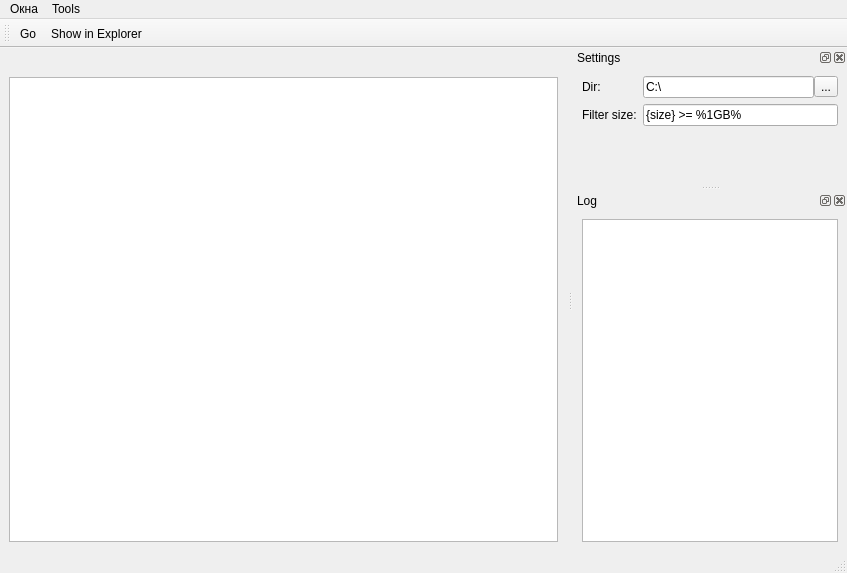
<?xml version="1.0" encoding="UTF-8"?>
<ui version="4.0">
 <class>MainWindow</class>
 <widget class="QMainWindow" name="MainWindow">
  <property name="geometry">
   <rect>
    <x>0</x>
    <y>0</y>
    <width>847</width>
    <height>573</height>
   </rect>
  </property>
  <property name="windowTitle">
   <string>directory-sizes</string>
  </property>
  <widget class="QWidget" name="centralwidget">
   <layout class="QVBoxLayout" name="verticalLayout">
    <item>
     <widget class="QLabel" name="label_root_dir">
      <property name="text">
       <string/>
      </property>
     </widget>
    </item>
    <item>
     <widget class="QTreeView" name="treeView">
      <property name="expandsOnDoubleClick">
       <bool>false</bool>
      </property>
     </widget>
    </item>
   </layout>
  </widget>
  <widget class="QMenuBar" name="menubar">
   <property name="geometry">
    <rect>
     <x>0</x>
     <y>0</y>
     <width>847</width>
     <height>21</height>
    </rect>
   </property>
   <widget class="QMenu" name="menuDockWindow">
    <property name="title">
     <string>Окна</string>
    </property>
   </widget>
   <widget class="QMenu" name="menuTools">
    <property name="title">
     <string>Tools</string>
    </property>
   </widget>
   <addaction name="menuDockWindow"/>
   <addaction name="menuTools"/>
  </widget>
  <widget class="QStatusBar" name="statusbar"/>
  <widget class="QToolBar" name="toolBarGeneral">
   <property name="windowTitle">
    <string>General</string>
   </property>
   <attribute name="toolBarArea">
    <enum>TopToolBarArea</enum>
   </attribute>
   <attribute name="toolBarBreak">
    <bool>false</bool>
   </attribute>
   <addaction name="action_go"/>
   <addaction name="action_show_in_explorer"/>
  </widget>
  <widget class="QDockWidget" name="dockWidgetSettings">
   <property name="windowTitle">
    <string>Settings</string>
   </property>
   <attribute name="dockWidgetArea">
    <number>2</number>
   </attribute>
   <widget class="QWidget" name="dockWidgetContents_3">
    <layout class="QVBoxLayout" name="verticalLayout_3">
     <item>
      <layout class="QFormLayout" name="formLayout">
       <property name="fieldGrowthPolicy">
        <enum>QFormLayout::AllNonFixedFieldsGrow</enum>
       </property>
       <item row="0" column="0">
        <widget class="QLabel" name="label">
         <property name="text">
          <string>Dir:</string>
         </property>
        </widget>
       </item>
       <item row="0" column="1">
        <layout class="QHBoxLayout" name="horizontalLayout">
         <property name="spacing">
          <number>0</number>
         </property>
         <item>
          <widget class="QLineEdit" name="line_edit_dir_path">
           <property name="text">
            <string>C:\</string>
           </property>
          </widget>
         </item>
         <item>
          <widget class="QToolButton" name="button_select_dir">
           <property name="toolTip">
            <string>Select dir</string>
           </property>
           <property name="text">
            <string>...</string>
           </property>
          </widget>
         </item>
        </layout>
       </item>
       <item row="1" column="0">
        <widget class="QLabel" name="label_min_size">
         <property name="text">
          <string>Filter size:</string>
         </property>
        </widget>
       </item>
       <item row="1" column="1">
        <widget class="QLineEdit" name="line_edit_filter_size">
         <property name="toolTip">
          <string>&lt;html&gt;&lt;head/&gt;&lt;body&gt;&lt;p&gt;Пример: {size} &amp;gt;= %1GB% and {size} &amp;lt;= %3GB%&lt;/p&gt;&lt;p&gt;size: размер папок в байтах, который будет подставляться в {size}&lt;/p&gt;&lt;/body&gt;&lt;/html&gt;</string>
         </property>
         <property name="text">
          <string>{size} &gt;= %1GB%</string>
         </property>
        </widget>
       </item>
      </layout>
     </item>
    </layout>
   </widget>
  </widget>
  <widget class="QDockWidget" name="dockWidgetLog">
   <property name="windowTitle">
    <string>Log</string>
   </property>
   <attribute name="dockWidgetArea">
    <number>2</number>
   </attribute>
   <widget class="QWidget" name="dockWidgetContents">
    <layout class="QVBoxLayout" name="verticalLayout_2">
     <item>
      <widget class="QTextEdit" name="textEdit"/>
     </item>
    </layout>
   </widget>
  </widget>
  <action name="action_go">
   <property name="text">
    <string>Go</string>
   </property>
   <property name="toolTip">
    <string>Go</string>
   </property>
  </action>
  <action name="action_show_in_explorer">
   <property name="text">
    <string>Show in Explorer</string>
   </property>
   <property name="toolTip">
    <string>Show in Explorer</string>
   </property>
  </action>
 </widget>
 <resources/>
 <connections>
  <connection>
   <sender>line_edit_dir_path</sender>
   <signal>textChanged(QString)</signal>
   <receiver>label_root_dir</receiver>
   <slot>setText(QString)</slot>
   <hints>
    <hint type="sourcelabel">
     <x>732</x>
     <y>86</y>
    </hint>
    <hint type="destinationlabel">
     <x>284</x>
     <y>59</y>
    </hint>
   </hints>
  </connection>
 </connections>
</ui>
